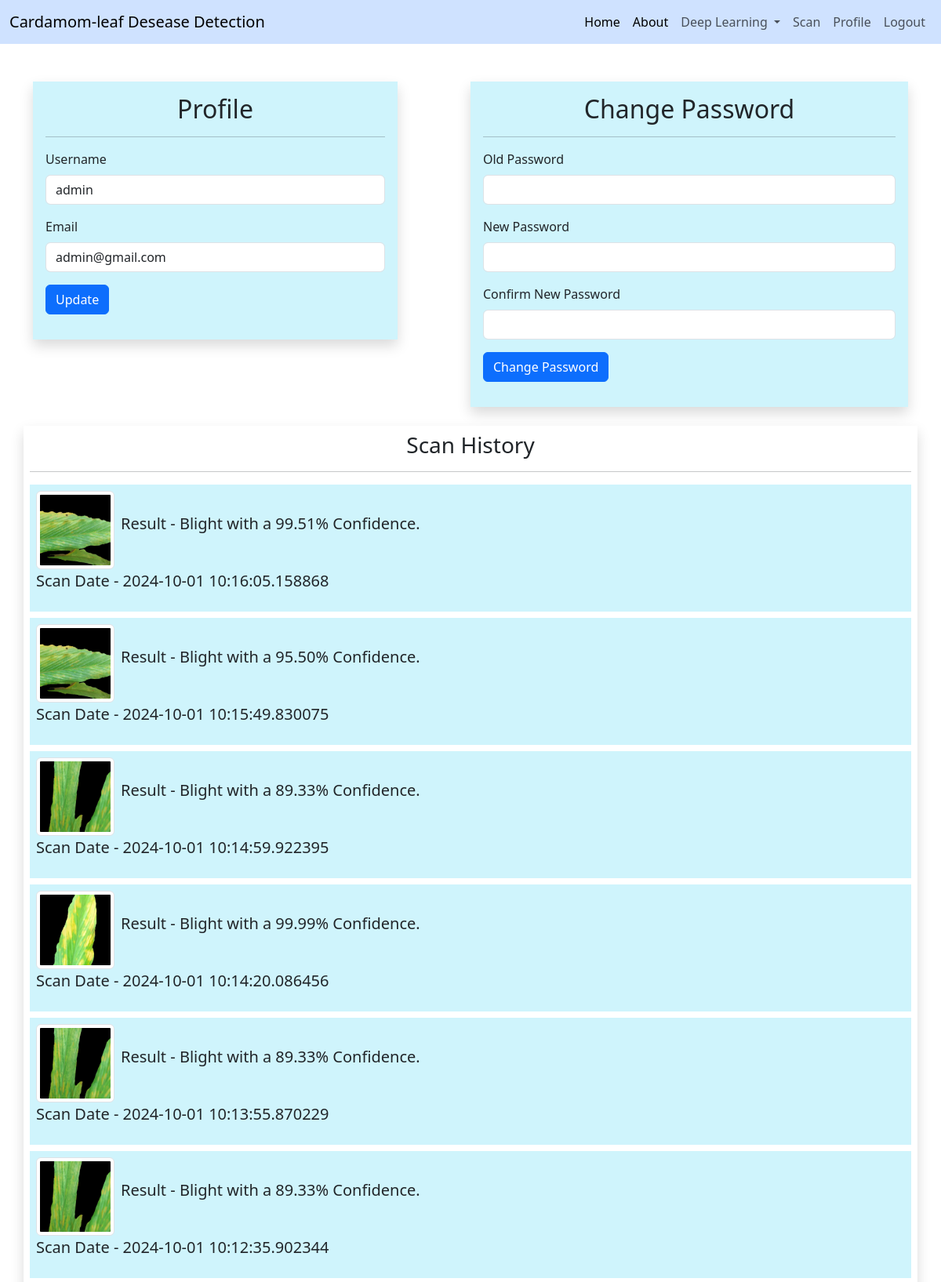
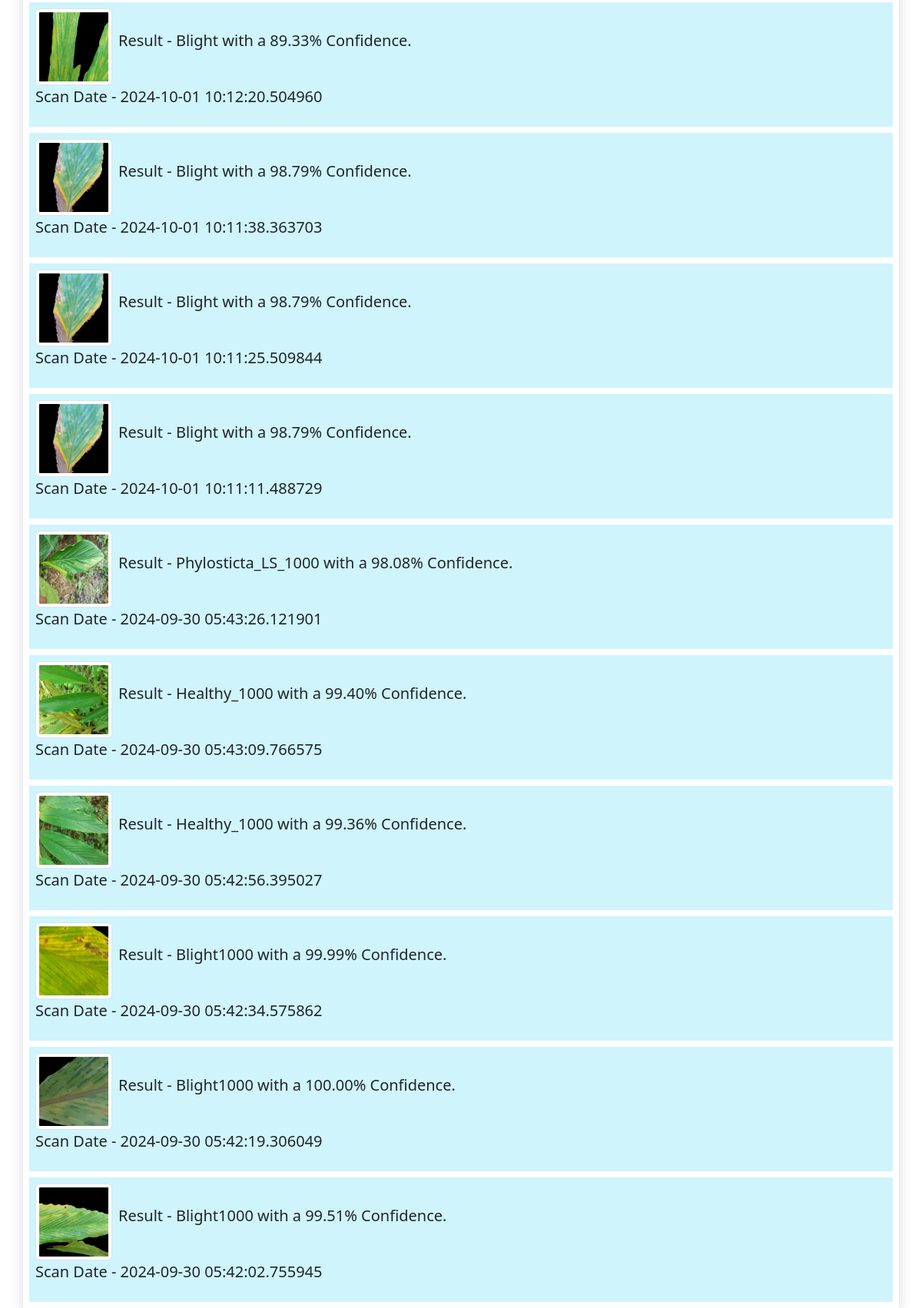
The app's page /profile (signed in) with its own data (2 pictures, top to bottom).
### app.py (models this page shows, shortened)
class User(db.Model):
    id = db.Column(db.Integer, primary_key = True)
    username = db.Column(db.String(128),unique=True, nullable = False)
    email = db.Column(db.String(128),unique=True, nullable = False)
    password = db.Column(db.String(128), nullable = False)
    def to_dict(self):
        return {
            'id': self.id,
            'username': self.username,
            'email': self.email
        }

class History(db.Model):
    id = db.Column(db.Integer,primary_key=True)
    userId = db.Column(db.Integer,db.ForeignKey('user.id'))
    image = db.Column(db.String(128),nullable=False)
    result = db.Column(db.String(128),nullable=False)
    date_created = db.Column(db.DateTime,default=datetime.utcnow)
    def to_dict(self):
        return {
            'id': self.id,
            'userId': self.userId,
            'image': self.image,
            'result': self.result,
            'date_created': self.date_created
        }

### app.py (the view)
@app.route('/profile')
def profile():
    details,history = getUser()
    return render_template('profile.html',details=details,history_items=history)

### app.py (called while the page is built)
def getUser():
    userId = session['userId']
    data = User.query.get(userId)
    details = data.to_dict()
    data = History.query.filter(History.userId == userId).order_by(History.date_created.desc()).all()
    history = []
    for data in data:
        history.append(data.to_dict())
    return details,history

### templates/profile.html (shortened to what this page needs)
<!DOCTYPE html>
<html lang="en">
<head>
</head>
<body>
    {% include 'navbar.html' %}
    <div class="container p-4 mt-4">
        <div class="row">
            <div class="col-md-5 shadow bg-info-subtle p-3" style="height: fit-content;">
                <h2 class="text-center">Profile</h2>
                <hr>
                <form action="/update" method="post">
                    <div class="mb-3">
                        <label for="name" class="form-label">Username</label>
                        <input type="text" class="form-control" id="name" name="name" value="{{details.username}}">
                    </div>
                    <div class="mb-3">
                        <label for="email" class="form-label">Email</label>
                        <input type="email" class="form-control" id="email" name="email" value="{{details.email}}">
                    </div>
                    <div class="mb-3">
                        <button class="btn btn-primary" type="submit">Update</button>
                    </div>
                </form>
            </div>
            <div class="col-md-1"></div>
            <div class="col-md-6 shadow bg-info-subtle p-3">
                <h2 class="text-center">Change Password</h2>
                <hr>
                <form action="/changePassword" method="post">
                    <div class="mb-3">
                        <label for="oldPass" class="form-label">Old Password</label>
                        <input type="password" class="form-control" id="oldPass" name="oldPass">
                    </div>
                    <div class="mb-3">
                        <label for="newPass" class="form-label">New Password</label>
                        <input type="password" class="form-control" id="newPass" name="newPass">
                    </div>
                    <div class="mb-3">
                        <label for="confPass" class="form-label">Confirm New Password</label>
                        <input type="password" class="form-control" id="confPass" name="confPass">
                    </div>
                    <div class="mb-3">
                        <button class="btn btn-primary" type="submit">Change Password</button>
                    </div>
                </form>
            </div>
        </div>
    </div>
    {% if history_items %}
    <div class="container shadow p-2">
        <h3 class="text-center">Scan History</h3>
        <hr>
        {% for history in history_items %}
        <div class=" bg-info-subtle p-2 mt-2">
            <div class="d-flex align-items-center gap-2">
                <img src="{{history.image}}" alt="" class="img-thumbnail" width="100">
                <p class="fs-5">Result - {{history.result}}</p>
            </div>
            <p class="fs-5">Scan Date - {{history.date_created}}</p>
        </div>
        {% endfor %}
    </div>
    {% endif %}
</body>
</html>

### templates/navbar.html (shortened to what this page needs)
<link rel="stylesheet" href="https://cdn.jsdelivr.net/npm/bootstrap@5.3.3/dist/css/bootstrap.min.css">
<nav class="navbar navbar-expand-lg bg-primary-subtle " style="background-color: #edf6fc4e;">
    <div class="container-fluid ">
        <a class="navbar-brand" href="/">Cardamom-leaf Desease Detection</a>
        <div class="collapse navbar-collapse " style="flex-grow: 0;" id="navbarSupportedContent">
            <ul class="navbar-nav me-auto mb-2 mb-lg-0">
                <li class="nav-item">
                    <a class="nav-link active" aria-current="page" href="/">Home</a>
                </li>
                <li class="nav-item">
                    <a class="nav-link active" aria-current="page" href="/about">About</a>
                </li>
                <li class="nav-item dropdown">
                    <a class="nav-link dropdown-toggle" href="#" role="button" data-bs-toggle="dropdown"
                        aria-expanded="false">
                        Deep Learning
                    </a>
                </li>
                {% if session.get('logged') %}
                <li class="nav-item">
                    <a class="nav-link" href="/output">Scan</a>
                </li>
                <li class="nav-item">
                    <a class="nav-link" href="/profile">Profile</a>
                </li>
                <li class="nav-item">
                    <a class="nav-link" href="/logout">Logout</a>
                </li>
                {% else %}
                <li class="nav-item">
                    <a class="nav-link" href="/login">Login</a>
                </li>
                {% endif %}
            </ul>
        </div>
    </div>
</nav>

### records on screen
User: name "admin", email "admin@gmail.com"
History: image (picture), result "Blight with a 99.51% Confidence.", date_created "2024-10-01 10:16:05.158868"
History: image (picture), result "Blight with a 95.50% Confidence.", date_created "2024-10-01 10:15:49.830075"
History: image (picture), result "Blight with a 89.33% Confidence.", date_created "2024-10-01 10:14:59.922395"
History: image (picture), result "Blight with a 99.99% Confidence.", date_created "2024-10-01 10:14:20.086456"
History: image (picture), result "Blight with a 89.33% Confidence.", date_created "2024-10-01 10:13:55.870229"
History: image (picture), result "Blight with a 89.33% Confidence.", date_created "2024-10-01 10:12:35.902344"
History: image (picture), result "Blight with a 89.33% Confidence.", date_created "2024-10-01 10:12:20.504960"
History: image (picture), result "Blight with a 98.79% Confidence.", date_created "2024-10-01 10:11:38.363703"
History: image (picture), result "Blight with a 98.79% Confidence.", date_created "2024-10-01 10:11:25.509844"
History: image (picture), result "Blight with a 98.79% Confidence.", date_created "2024-10-01 10:11:11.488729"
History: image (picture), result "Phylosticta_LS_1000 with a 98.08% Confidence.", date_created "2024-09-30 05:43:26.121901"
History: image (picture), result "Healthy_1000 with a 99.40% Confidence.", date_created "2024-09-30 05:43:09.766575"
History: image (picture), result "Healthy_1000 with a 99.36% Confidence.", date_created "2024-09-30 05:42:56.395027"
History: image (picture), result "Blight1000 with a 99.99% Confidence.", date_created "2024-09-30 05:42:34.575862"
History: image (picture), result "Blight1000 with a 100.00% Confidence.", date_created "2024-09-30 05:42:19.306049"
History: image (picture), result "Blight1000 with a 99.51% Confidence.", date_created "2024-09-30 05:42:02.755945"
